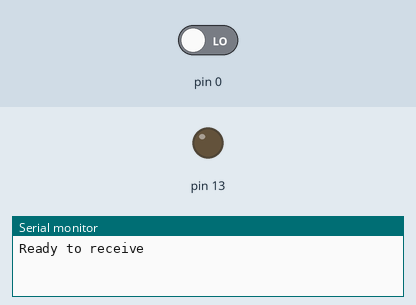
The sketch below on a simulated Arduino Uno, built with avr-gcc and run on an emulated ATmega328P. Shown: output pins drawn as LEDs (lit = HIGH), the last lines printed to the serial monitor. Inputs (shaded band) come from the test bench; at power-on: pin 0 LOW.

Above: at 1.3 s.
1.4 s: pin 0 driven HIGH
At 2.6 s:
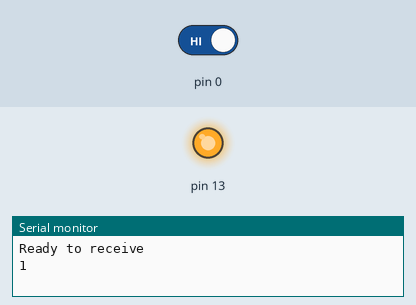
2.9 s: pin 0 driven LOW
At 3.7 s:
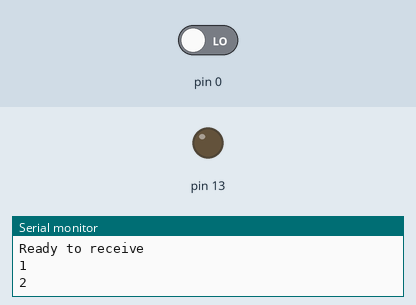
Timing chart, 0 to 5.9 s (numbered marks = the images above; inputs shaded):
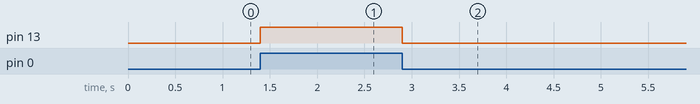

Measured:
- after the input at 1.4 s, pin 13: LOW → HIGH at once
- after the input at 2.9 s, pin 13: HIGH → LOW at once

The sketch:

BT_Interrupt_Tester.ino
```cpp
/*
 * Testing bluetooth and interrupts
 */

#include <avr/interrupt.h>

volatile bool bFlag;
volatile int value;

void setup() {
  Serial.begin(9600);
  delay(100);

  // LED pin
  pinMode(13, OUTPUT);
  digitalWrite(13, 0);

  // put your setup code here, to run once:
  cli();
  PCICR |= 0b00000100;    // Enables selected port interrupts port d
  PCMSK2 |= 0b00000001;   // Enables selected pins PD0
  sei();                  // Enable global interrupts

  bFlag = false;
  Serial.println("Ready to receive");
  interrupts();
}

void loop() {
  static bool bPreviousFlag = bFlag;
  int val = 0;

  if(bFlag != bPreviousFlag){
    noInterrupts();
    val = (bFlag == false) ? 0 : 255;
    interrupts();

    // put your main code here, to run repeatedly:
    // Set pin 13 to bState
    digitalWrite(13, val);

    // Write value to the serial interface
    Serial.println(value);

    bPreviousFlag = bFlag;
  }
}

ISR(PCINT2_vect){
  //bFlag = !bFlag;
  bFlag = (false == bFlag) ? true : false;
  value++;
}
```
